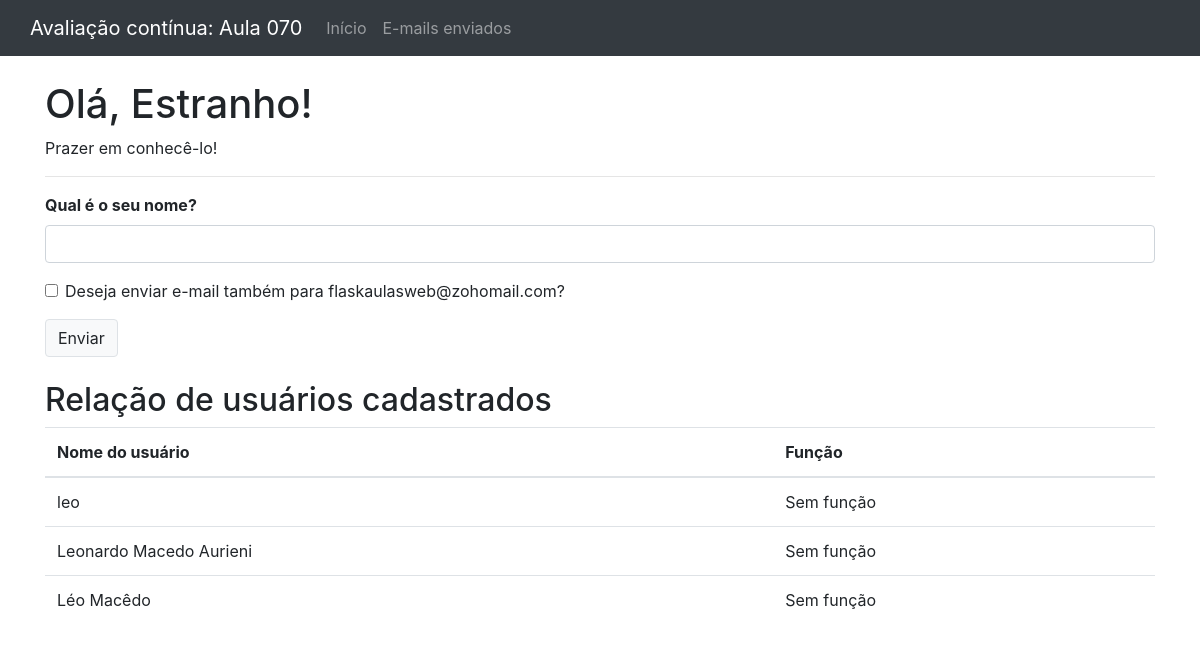
/, run on an earlier commit of the app's database.
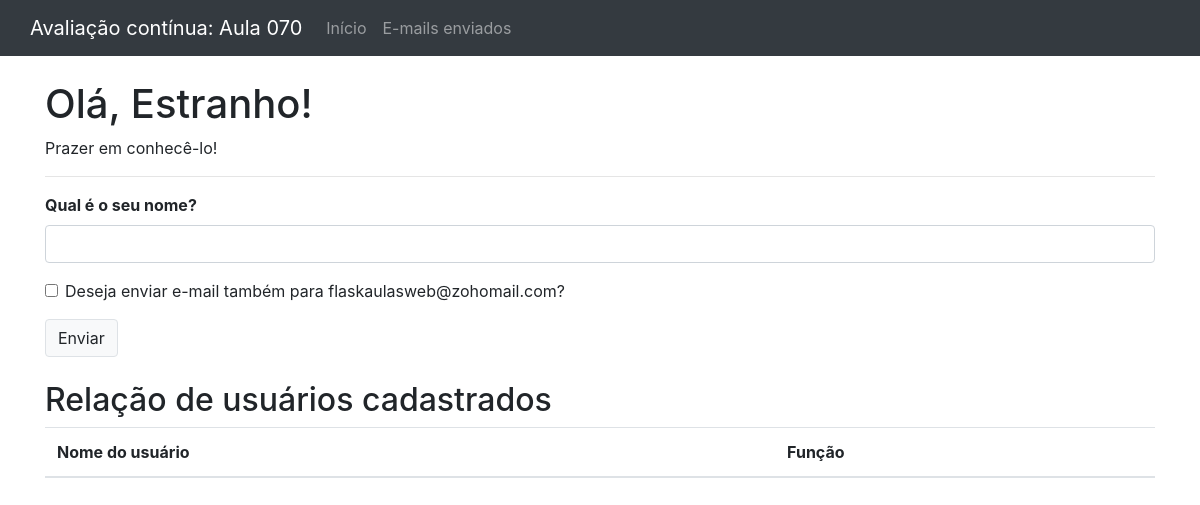
And on a later commit of the database.
### hello.py (models this page shows, shortened)
class User(db.Model):
    __tablename__ = 'users'
    id = db.Column(db.Integer, primary_key=True)
    username = db.Column(db.String(64), unique=True, index=True)
    role_id = db.Column(db.Integer, db.ForeignKey('roles.id'))

### hello.py (the view, shortened to what this page needs)
@app.route('/', methods=['GET', 'POST'])
def index():
    form = NameForm()
    usuarios = User.query.order_by(User.id.asc()).all()
    return render_template(
        'index.html',
        form=form,
        name=session.get('name'),
        known=session.get('known', False),
        email_enviado=session.pop('email_enviado', False),
        usuarios=usuarios
    )

### hello.py
class NameForm(FlaskForm):
    name = StringField('Qual é o seu nome?', validators=[DataRequired()])
    enviar_professor = BooleanField('Deseja enviar e-mail também para flaskaulasweb@zohomail.com?')
    submit = SubmitField('Enviar')

### templates/index.html (shortened to what this page needs)
{% extends "base.html" %}
{% block content %}
<div class="page-header">
    <h1>Olá, {% if name %}{{ name }}{% else %}Estranho{% endif %}!</h1>
    {% if name %}
        {% if known %}
            <p>Feliz em vê-lo novamente!</p>
        {% else %}
            <p>Prazer em conhecê-lo!</p>
        {% endif %}
    {% else %}
        <p>Prazer em conhecê-lo!</p>
    {% endif %}
</div>
<hr>
<form method="POST">
    <div class="form-group">
        {{ form.name.label(class="font-weight-bold") }}
        {{ form.name(class="form-control") }}
    </div>
    <div class="form-group form-check">
        {{ form.enviar_professor(class="form-check-input") }}
        {{ form.enviar_professor.label(class="form-check-label") }}
    </div>
    {{ form.submit(class="btn btn-light border") }}
</form>
<div class="mt-4">
    <h2>Relação de usuários cadastrados</h2>
    <table class="table">
        <thead>
            <tr>
                <th>Nome do usuário</th>
                <th>Função</th>
            </tr>
        </thead>
        <tbody>
            {% for usuario in usuarios %}
            <tr>
                <td>{{ usuario.username }}</td>
                <td>{{ usuario.role.name if usuario.role else 'Sem função' }}</td>
            </tr>
            {% endfor %}
        </tbody>
    </table>
</div>
{% endblock %}

What changed in the data, as far as the page shows it:
removed User: username "leo", role "Sem função"
removed User: username "Leonardo Macedo Aurieni", role "Sem função"
removed User: username "Léo Macêdo", role "Sem função"
